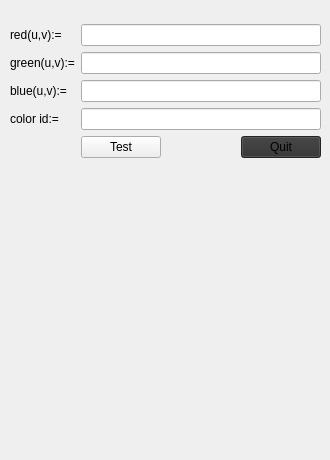
      <widget class="QWidget" name="ASColor">
       <attribute name="title">
        <string>Color</string>
       </attribute>
       <widget class="QWidget" name="layoutWidget_6">
        <property name="geometry">
         <rect>
          <x>10</x>
          <y>0</y>
          <width>311</width>
          <height>451</height>
         </rect>
        </property>
        <layout class="QGridLayout" name="gridASColorLayout">
         <item row="3" column="0">
          <widget class="QLabel" name="labelASBlue">
           <property name="text">
            <string>blue(u,v):=</string>
           </property>
          </widget>
         </item>
         <item row="1" column="0">
          <widget class="QLabel" name="labelASRed">
           <property name="text">
            <string>red(u,v):=</string>
           </property>
          </widget>
         </item>
         <item row="4" column="1">
          <widget class="QLineEdit" name="aSColor"/>
         </item>
         <item row="4" column="0">
          <widget class="QLabel" name="labelASColorId">
           <property name="text">
            <string>color id:=</string>
           </property>
          </widget>
         </item>
         <item row="1" column="1">
          <widget class="QLineEdit" name="aSRed">
           <property name="sizePolicy">
            <sizepolicy hsizetype="Expanding" vsizetype="Fixed">
             <horstretch>0</horstretch>
             <verstretch>0</verstretch>
            </sizepolicy>
           </property>
          </widget>
         </item>
         <item row="0" column="1">
          <spacer name="verticalSpacer_14">
           <property name="orientation">
            <enum>Qt::Vertical</enum>
           </property>
           <property name="sizeType">
            <enum>QSizePolicy::Fixed</enum>
           </property>
           <property name="sizeHint" stdset="0">
            <size>
             <width>20</width>
             <height>24</height>
            </size>
           </property>
          </spacer>
         </item>
         <item row="2" column="1">
          <widget class="QLineEdit" name="aSGreen"/>
         </item>
         <item row="3" column="1">
          <widget class="QLineEdit" name="aSBlue"/>
         </item>
         <item row="2" column="0">
          <widget class="QLabel" name="labelASGreen">
           <property name="text">
            <string>green(u,v):=</string>
           </property>
          </widget>
         </item>
         <item row="6" column="1">
          <spacer name="verticalSpacer_15">
           <property name="orientation">
            <enum>Qt::Vertical</enum>
           </property>
           <property name="sizeHint" stdset="0">
            <size>
             <width>20</width>
             <height>40</height>
            </size>
           </property>
          </spacer>
         </item>
         <item row="5" column="1">
          <layout class="QHBoxLayout" name="horizontalLayout_5">
           <item>
            <widget class="QPushButton" name="btnFillASColorInput">
             <property name="sizePolicy">
              <sizepolicy hsizetype="Fixed" vsizetype="Fixed">
               <horstretch>0</horstretch>
               <verstretch>0</verstretch>
              </sizepolicy>
             </property>
             <property name="text">
              <string>Test</string>
             </property>
            </widget>
           </item>
           <item>
            <spacer name="horizontalSpacer_6">
             <property name="orientation">
              <enum>Qt::Horizontal</enum>
             </property>
             <property name="sizeHint" stdset="0">
              <size>
               <width>40</width>
               <height>20</height>
              </size>
             </property>
            </spacer>
           </item>
           <item>
            <widget class="QPushButton" name="btnQuit5">
             <property name="palette">
              <palette>
               <active>
                <colorrole role="WindowText">
                 <brush brushstyle="SolidPattern">
                  <color alpha="255">
                   <red>0</red>
                   <green>0</green>
                   <blue>0</blue>
                  </color>
                 </brush>
                </colorrole>
                <colorrole role="Button">
                 <brush brushstyle="SolidPattern">
                  <color alpha="255">
                   <red>179</red>
                   <green>15</green>
                   <blue>39</blue>
                  </color>
                 </brush>
                </colorrole>
                <colorrole role="Light">
                 <brush brushstyle="SolidPattern">
                  <color alpha="255">
                   <red>255</red>
                   <green>34</green>
                   <blue>66</blue>
                  </color>
                 </brush>
                </colorrole>
                <colorrole role="Midlight">
                 <brush brushstyle="SolidPattern">
                  <color alpha="255">
                   <red>217</red>
                   <green>24</green>
                   <blue>52</blue>
                  </color>
                 </brush>
                </colorrole>
                <colorrole role="Dark">
                 <brush brushstyle="SolidPattern">
                  <color alpha="255">
                   <red>89</red>
                   <green>7</green>
                   <blue>19</blue>
                  </color>
                 </brush>
                </colorrole>
                <colorrole role="Mid">
                 <brush brushstyle="SolidPattern">
                  <color alpha="255">
                   <red>119</red>
                   <green>10</green>
                   <blue>26</blue>
                  </color>
                 </brush>
                </colorrole>
                <colorrole role="Text">
                 <brush brushstyle="SolidPattern">
                  <color alpha="255">
                   <red>0</red>
                   <green>0</green>
                   <blue>0</blue>
                  </color>
                 </brush>
                </colorrole>
                <colorrole role="BrightText">
                 <brush brushstyle="SolidPattern">
                  <color alpha="255">
                   <red>255</red>
                   <green>255</green>
                   <blue>255</blue>
                  </color>
                 </brush>
                </colorrole>
                <colorrole role="ButtonText">
                 <brush brushstyle="SolidPattern">
                  <color alpha="255">
                   <red>0</red>
                   <green>0</green>
                   <blue>0</blue>
                  </color>
                 </brush>
                </colorrole>
                <colorrole role="Base">
                 <brush brushstyle="SolidPattern">
                  <color alpha="255">
                   <red>255</red>
                   <green>255</green>
                   <blue>255</blue>
                  </color>
                 </brush>
                </colorrole>
                <colorrole role="Window">
                 <brush brushstyle="SolidPattern">
                  <color alpha="255">
                   <red>179</red>
                   <green>15</green>
                   <blue>39</blue>
                  </color>
                 </brush>
                </colorrole>
                <colorrole role="Shadow">
                 <brush brushstyle="SolidPattern">
                  <color alpha="255">
                   <red>0</red>
                   <green>0</green>
                   <blue>0</blue>
                  </color>
                 </brush>
                </colorrole>
                <colorrole role="AlternateBase">
                 <brush brushstyle="SolidPattern">
                  <color alpha="255">
                   <red>217</red>
                   <green>135</green>
                   <blue>147</blue>
                  </color>
                 </brush>
                </colorrole>
                <colorrole role="ToolTipBase">
                 <brush brushstyle="SolidPattern">
                  <color alpha="255">
                   <red>255</red>
                   <green>255</green>
                   <blue>220</blue>
                  </color>
                 </brush>
                </colorrole>
                <colorrole role="ToolTipText">
                 <brush brushstyle="SolidPattern">
                  <color alpha="255">
                   <red>0</red>
                   <green>0</green>
                   <blue>0</blue>
                  </color>
                 </brush>
                </colorrole>
               </active>
               <inactive>
                <colorrole role="WindowText">
                 <brush brushstyle="SolidPattern">
                  <color alpha="216">
                   <red>255</red>
                   <green>255</green>
                   <blue>255</blue>
                  </color>
                 </brush>
                </colorrole>
                <colorrole role="Button">
                 <brush brushstyle="SolidPattern">
                  <color alpha="255">
                   <red>50</red>
                   <green>50</green>
                   <blue>50</blue>
                  </color>
                 </brush>
                </colorrole>
                <colorrole role="Light">
                 <brush brushstyle="SolidPattern">
                  <color alpha="255">
                   <red>55</red>
                   <green>55</green>
                   <blue>55</blue>
                  </color>
                 </brush>
                </colorrole>
                <colorrole role="Midlight">
                 <brush brushstyle="SolidPattern">
                  <color alpha="255">
                   <red>52</red>
                   <green>52</green>
                   <blue>52</blue>
                  </color>
                 </brush>
                </colorrole>
                <colorrole role="Dark">
                 <brush brushstyle="SolidPattern">
                  <color alpha="255">
                   <red>191</red>
                   <green>191</green>
                   <blue>191</blue>
                  </color>
                 </brush>
                </colorrole>
                <colorrole role="Mid">
                 <brush brushstyle="SolidPattern">
                  <color alpha="255">
                   <red>36</red>
                   <green>36</green>
                   <blue>36</blue>
                  </color>
                 </brush>
                </colorrole>
                <colorrole role="Text">
                 <brush brushstyle="SolidPattern">
                  <color alpha="216">
                   <red>255</red>
                   <green>255</green>
                   <blue>255</blue>
                  </color>
                 </brush>
                </colorrole>
                <colorrole role="BrightText">
                 <brush brushstyle="SolidPattern">
                  <color alpha="255">
                   <red>55</red>
                   <green>55</green>
                   <blue>55</blue>
                  </color>
                 </brush>
                </colorrole>
                <colorrole role="ButtonText">
                 <brush brushstyle="SolidPattern">
                  <color alpha="255">
                   <red>0</red>
                   <green>0</green>
                   <blue>0</blue>
                  </color>
                 </brush>
                </colorrole>
                <colorrole role="Base">
                 <brush brushstyle="SolidPattern">
                  <color alpha="255">
                   <red>23</red>
                   <green>23</green>
                   <blue>23</blue>
                  </color>
                 </brush>
                </colorrole>
                <colorrole role="Window">
                 <brush brushstyle="SolidPattern">
                  <color alpha="255">
                   <red>50</red>
                   <green>50</green>
                   <blue>50</blue>
                  </color>
                 </brush>
                </colorrole>
                <colorrole role="Shadow">
                 <brush brushstyle="SolidPattern">
                  <color alpha="255">
                   <red>0</red>
                   <green>0</green>
                   <blue>0</blue>
                  </color>
                 </brush>
                </colorrole>
                <colorrole role="AlternateBase">
                 <brush brushstyle="SolidPattern">
                  <color alpha="255">
                   <red>152</red>
                   <green>152</green>
                   <blue>152</blue>
                  </color>
                 </brush>
                </colorrole>
                <colorrole role="ToolTipBase">
                 <brush brushstyle="SolidPattern">
                  <color alpha="63">
                   <red>255</red>
                   <green>255</green>
                   <blue>255</blue>
                  </color>
                 </brush>
                </colorrole>
                <colorrole role="ToolTipText">
                 <brush brushstyle="SolidPattern">
                  <color alpha="255">
                   <red>0</red>
                   <green>0</green>
                   <blue>0</blue>
                  </color>
                 </brush>
                </colorrole>
               </inactive>
               <disabled>
                <colorrole role="WindowText">
                 <brush brushstyle="SolidPattern">
                  <color alpha="255">
                   <red>89</red>
                   <green>7</green>
                   <blue>19</blue>
                  </color>
                 </brush>
                </colorrole>
                <colorrole role="Button">
                 <brush brushstyle="SolidPattern">
                  <color alpha="255">
                   <red>179</red>
                   <green>15</green>
                   <blue>39</blue>
                  </color>
                 </brush>
                </colorrole>
                <colorrole role="Light">
                 <brush brushstyle="SolidPattern">
                  <color alpha="255">
                   <red>255</red>
                   <green>34</green>
                   <blue>66</blue>
                  </color>
                 </brush>
                </colorrole>
                <colorrole role="Midlight">
                 <brush brushstyle="SolidPattern">
                  <color alpha="255">
                   <red>217</red>
                   <green>24</green>
                   <blue>52</blue>
                  </color>
                 </brush>
                </colorrole>
                <colorrole role="Dark">
                 <brush brushstyle="SolidPattern">
                  <color alpha="255">
                   <red>89</red>
                   <green>7</green>
                   <blue>19</blue>
                  </color>
                 </brush>
                </colorrole>
                <colorrole role="Mid">
                 <brush brushstyle="SolidPattern">
                  <color alpha="255">
                   <red>119</red>
                   <green>10</green>
                   <blue>26</blue>
                  </color>
                 </brush>
                </colorrole>
                <colorrole role="Text">
                 <brush brushstyle="SolidPattern">
                  <color alpha="255">
                   <red>89</red>
                   <green>7</green>
                   <blue>19</blue>
                  </color>
                 </brush>
                </colorrole>
                <colorrole role="BrightText">
                 <brush brushstyle="SolidPattern">
                  <color alpha="255">
                   <red>255</red>
                   <green>255</green>
                   <blue>255</blue>
                  </color>
                 </brush>
                </colorrole>
                <colorrole role="ButtonText">
                 <brush brushstyle="SolidPattern">
                  <color alpha="255">
                   <red>89</red>
                   <green>7</green>
                   <blue>19</blue>
                  </color>
                 </brush>
                </colorrole>
                <colorrole role="Base">
                 <brush brushstyle="SolidPattern">
                  <color alpha="255">
                   <red>179</red>
                   <green>15</green>
                   <blue>39</blue>
                  </color>
                 </brush>
                </colorrole>
                <colorrole role="Window">
                 <brush brushstyle="SolidPattern">
                  <color alpha="255">
                   <red>179</red>
                   <green>15</green>
                   <blue>39</blue>
                  </color>
                 </brush>
                </colorrole>
                <colorrole role="Shadow">
                 <brush brushstyle="SolidPattern">
                  <color alpha="255">
                   <red>0</red>
                   <green>0</green>
                   <blue>0</blue>
                  </color>
                 </brush>
                </colorrole>
                <colorrole role="AlternateBase">
                 <brush brushstyle="SolidPattern">
                  <color alpha="255">
                   <red>152</red>
                   <green>152</green>
                   <blue>152</blue>
                  </color>
                 </brush>
                </colorrole>
                <colorrole role="ToolTipBase">
                 <brush brushstyle="SolidPattern">
                  <color alpha="63">
                   <red>255</red>
                   <green>255</green>
                   <blue>255</blue>
                  </color>
                 </brush>
                </colorrole>
                <colorrole role="ToolTipText">
                 <brush brushstyle="SolidPattern">
                  <color alpha="255">
                   <red>0</red>
                   <green>0</green>
                   <blue>0</blue>
                  </color>
                 </brush>
                </colorrole>
               </disabled>
              </palette>
             </property>
             <property name="text">
              <string>Quit</string>
             </property>
            </widget>
           </item>
          </layout>
         </item>
        </layout>
       </widget>
      </widget>
